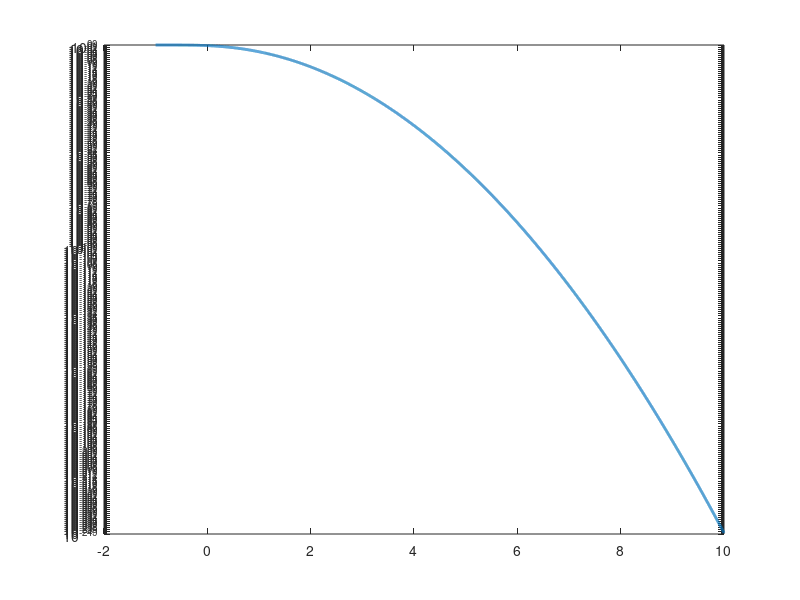

Here is the MATLAB script that generated this plot: (Note: this script raises an error after producing the figure.)
clear; close all; clc;

sigma = 0.30236;
x = -1:1e-3:10;
y = 1/2 * erfc(x./(sigma*sqrt(2)));

figure;
p = semilogy(x, y, 'LineWidth', 2);
hold on;
% Add data tips close to y = 0.5, y = 0.05, and y = 0.01
y_targets = [0.5, 0.05, 0.01];
maxX = 0;
minX = 0;
for i = 1:length(y_targets)
    [~, idx] = min(abs(y - y_targets(i)));
    x_val = x(idx);
    y_val = y(idx);
    % Update maxX and maxY for the datatip
    maxX = max(maxX, x_val);
    minX = min(minX, x_val);
    datatip(p, x_val, y_val);
end
ylim([1e-3 1]);
varX = (maxX - minX);
xlim([minX - varX/5, maxX + varX/5]);
xlabel('M (dB)');
ylabel('probability of outage');
title('Outage Probability vs Fade Margin');
